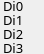
               <widget class="QWidget" name="frmDigitalIntput" native="true">
                <property name="enabled">
                 <bool>true</bool>
                </property>
                <property name="sizePolicy">
                 <sizepolicy hsizetype="Fixed" vsizetype="Fixed">
                  <horstretch>0</horstretch>
                  <verstretch>0</verstretch>
                 </sizepolicy>
                </property>
                <property name="minimumSize">
                 <size>
                  <width>44</width>
                  <height>54</height>
                 </size>
                </property>
                <property name="maximumSize">
                 <size>
                  <width>44</width>
                  <height>54</height>
                 </size>
                </property>
                <property name="font">
                 <font>
                  <pointsize>10</pointsize>
                 </font>
                </property>
                <layout class="QGridLayout" name="gridLayout_21">
                 <property name="leftMargin">
                  <number>0</number>
                 </property>
                 <property name="topMargin">
                  <number>0</number>
                 </property>
                 <property name="rightMargin">
                  <number>0</number>
                 </property>
                 <property name="bottomMargin">
                  <number>0</number>
                 </property>
                 <property name="horizontalSpacing">
                  <number>0</number>
                 </property>
                 <property name="verticalSpacing">
                  <number>2</number>
                 </property>
                 <item row="0" column="0">
                  <widget class="QLabel" name="lbl_cnLedD0">
                   <property name="sizePolicy">
                    <sizepolicy hsizetype="Fixed" vsizetype="Fixed">
                     <horstretch>0</horstretch>
                     <verstretch>0</verstretch>
                    </sizepolicy>
                   </property>
                   <property name="font">
                    <font>
                     <family>LED Calculator</family>
                     <pointsize>10</pointsize>
                    </font>
                   </property>
                   <property name="text">
                    <string>Di0</string>
                   </property>
                  </widget>
                 </item>
                 <item row="0" column="1">
                  <widget class="cnLed" name="cnLedD0">
                   <property name="sizePolicy">
                    <sizepolicy hsizetype="Fixed" vsizetype="Fixed">
                     <horstretch>0</horstretch>
                     <verstretch>0</verstretch>
                    </sizepolicy>
                   </property>
                   <property name="minimumSize">
                    <size>
                     <width>12</width>
                     <height>12</height>
                    </size>
                   </property>
                   <property name="maximumSize">
                    <size>
                     <width>12</width>
                     <height>12</height>
                    </size>
                   </property>
                   <property name="font">
                    <font>
                     <pointsize>10</pointsize>
                    </font>
                   </property>
                   <property name="toolTip">
                    <string>Digital input 0</string>
                   </property>
                   <property name="text">
                    <string notr="true"/>
                   </property>
                   <property name="pixmap">
                    <pixmap resource="cn5X.qrc">:/cn5X/images/ledVerteEteinte.svg</pixmap>
                   </property>
                   <property name="scaledContents">
                    <bool>true</bool>
                   </property>
                   <property name="Couleur">
                    <string>Verte</string>
                   </property>
                  </widget>
                 </item>
                 <item row="1" column="0">
                  <widget class="QLabel" name="lbl_cnLedD1">
                   <property name="sizePolicy">
                    <sizepolicy hsizetype="Fixed" vsizetype="Fixed">
                     <horstretch>0</horstretch>
                     <verstretch>0</verstretch>
                    </sizepolicy>
                   </property>
                   <property name="font">
                    <font>
                     <family>LED Calculator</family>
                     <pointsize>10</pointsize>
                    </font>
                   </property>
                   <property name="text">
                    <string>Di1</string>
                   </property>
                  </widget>
                 </item>
                 <item row="1" column="1">
                  <widget class="cnLed" name="cnLedD1">
                   <property name="sizePolicy">
                    <sizepolicy hsizetype="Fixed" vsizetype="Fixed">
                     <horstretch>0</horstretch>
                     <verstretch>0</verstretch>
                    </sizepolicy>
                   </property>
                   <property name="minimumSize">
                    <size>
                     <width>12</width>
                     <height>12</height>
                    </size>
                   </property>
                   <property name="maximumSize">
                    <size>
                     <width>12</width>
                     <height>12</height>
                    </size>
                   </property>
                   <property name="font">
                    <font>
                     <pointsize>10</pointsize>
                    </font>
                   </property>
                   <property name="toolTip">
                    <string>Digital input 1</string>
                   </property>
                   <property name="text">
                    <string notr="true"/>
                   </property>
                   <property name="pixmap">
                    <pixmap resource="cn5X.qrc">:/cn5X/images/ledVerteEteinte.svg</pixmap>
                   </property>
                   <property name="scaledContents">
                    <bool>true</bool>
                   </property>
                   <property name="Couleur">
                    <string>Verte</string>
                   </property>
                  </widget>
                 </item>
                 <item row="2" column="0">
                  <widget class="QLabel" name="lbl_cnLedD2">
                   <property name="sizePolicy">
                    <sizepolicy hsizetype="Fixed" vsizetype="Fixed">
                     <horstretch>0</horstretch>
                     <verstretch>0</verstretch>
                    </sizepolicy>
                   </property>
                   <property name="font">
                    <font>
                     <family>LED Calculator</family>
                     <pointsize>10</pointsize>
                    </font>
                   </property>
                   <property name="text">
                    <string>Di2</string>
                   </property>
                  </widget>
                 </item>
                 <item row="2" column="1">
                  <widget class="cnLed" name="cnLedD2">
                   <property name="sizePolicy">
                    <sizepolicy hsizetype="Fixed" vsizetype="Fixed">
                     <horstretch>0</horstretch>
                     <verstretch>0</verstretch>
                    </sizepolicy>
                   </property>
                   <property name="minimumSize">
                    <size>
                     <width>12</width>
                     <height>12</height>
                    </size>
                   </property>
                   <property name="maximumSize">
                    <size>
                     <width>12</width>
                     <height>12</height>
                    </size>
                   </property>
                   <property name="font">
                    <font>
                     <pointsize>10</pointsize>
                    </font>
                   </property>
                   <property name="toolTip">
                    <string>Digital input 2</string>
                   </property>
                   <property name="text">
                    <string notr="true"/>
                   </property>
                   <property name="pixmap">
                    <pixmap resource="cn5X.qrc">:/cn5X/images/ledVerteEteinte.svg</pixmap>
                   </property>
                   <property name="scaledContents">
                    <bool>true</bool>
                   </property>
                   <property name="Couleur">
                    <string>Verte</string>
                   </property>
                  </widget>
                 </item>
                 <item row="3" column="0">
                  <widget class="QLabel" name="lbl_cnLedD3">
                   <property name="sizePolicy">
                    <sizepolicy hsizetype="Fixed" vsizetype="Fixed">
                     <horstretch>0</horstretch>
                     <verstretch>0</verstretch>
                    </sizepolicy>
                   </property>
                   <property name="font">
                    <font>
                     <family>LED Calculator</family>
                     <pointsize>10</pointsize>
                    </font>
                   </property>
                   <property name="text">
                    <string>Di3</string>
                   </property>
                  </widget>
                 </item>
                 <item row="3" column="1">
                  <widget class="cnLed" name="cnLedD3">
                   <property name="sizePolicy">
                    <sizepolicy hsizetype="Fixed" vsizetype="Fixed">
                     <horstretch>0</horstretch>
                     <verstretch>0</verstretch>
                    </sizepolicy>
                   </property>
                   <property name="minimumSize">
                    <size>
                     <width>12</width>
                     <height>12</height>
                    </size>
                   </property>
                   <property name="maximumSize">
                    <size>
                     <width>12</width>
                     <height>12</height>
                    </size>
                   </property>
                   <property name="font">
                    <font>
                     <pointsize>10</pointsize>
                    </font>
                   </property>
                   <property name="toolTip">
                    <string>Digital input 3</string>
                   </property>
                   <property name="text">
                    <string notr="true"/>
                   </property>
                   <property name="pixmap">
                    <pixmap resource="cn5X.qrc">:/cn5X/images/ledVerteEteinte.svg</pixmap>
                   </property>
                   <property name="scaledContents">
                    <bool>true</bool>
                   </property>
                   <property name="Couleur">
                    <string>Verte</string>
                   </property>
                  </widget>
                 </item>
                </layout>
               </widget>
